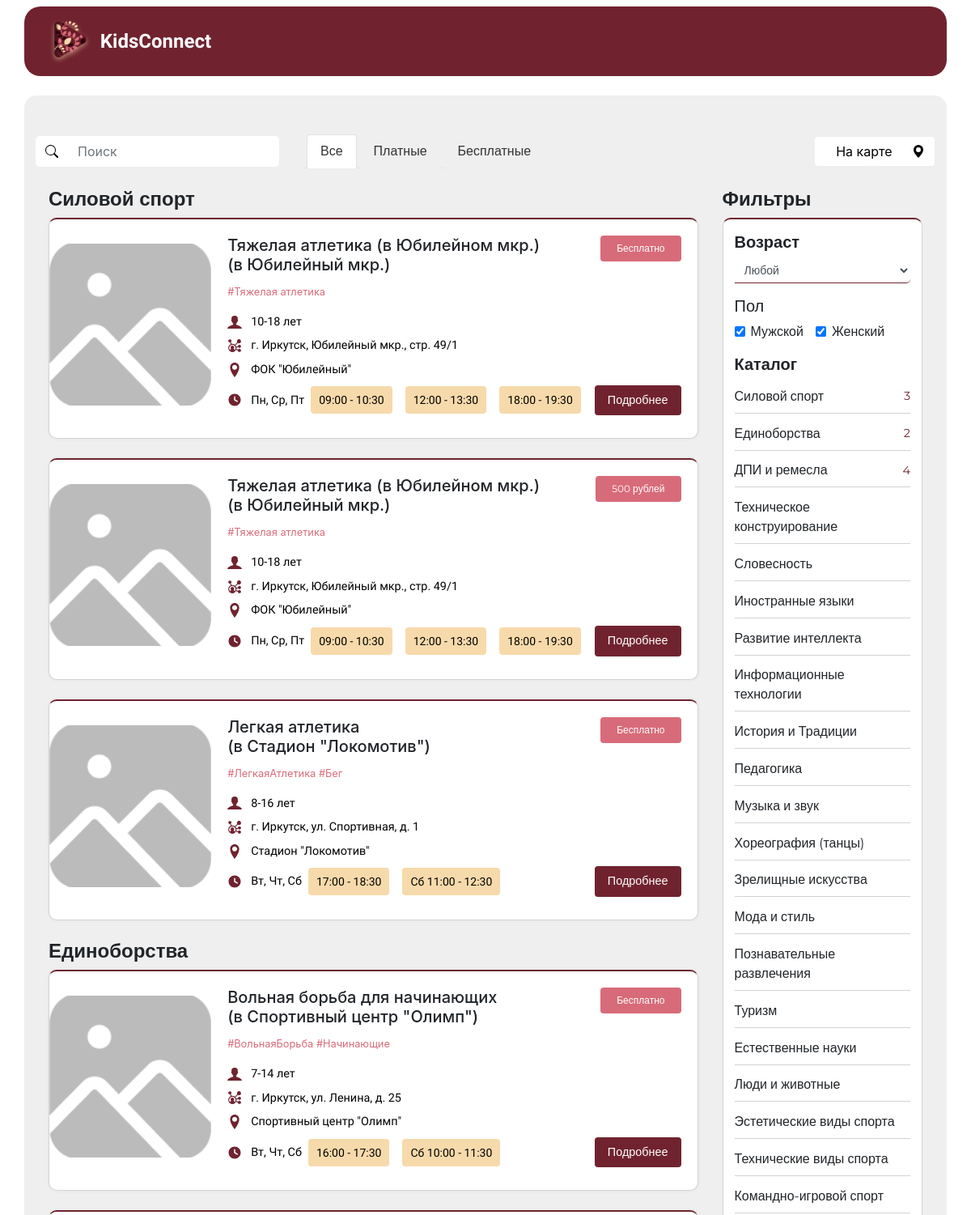
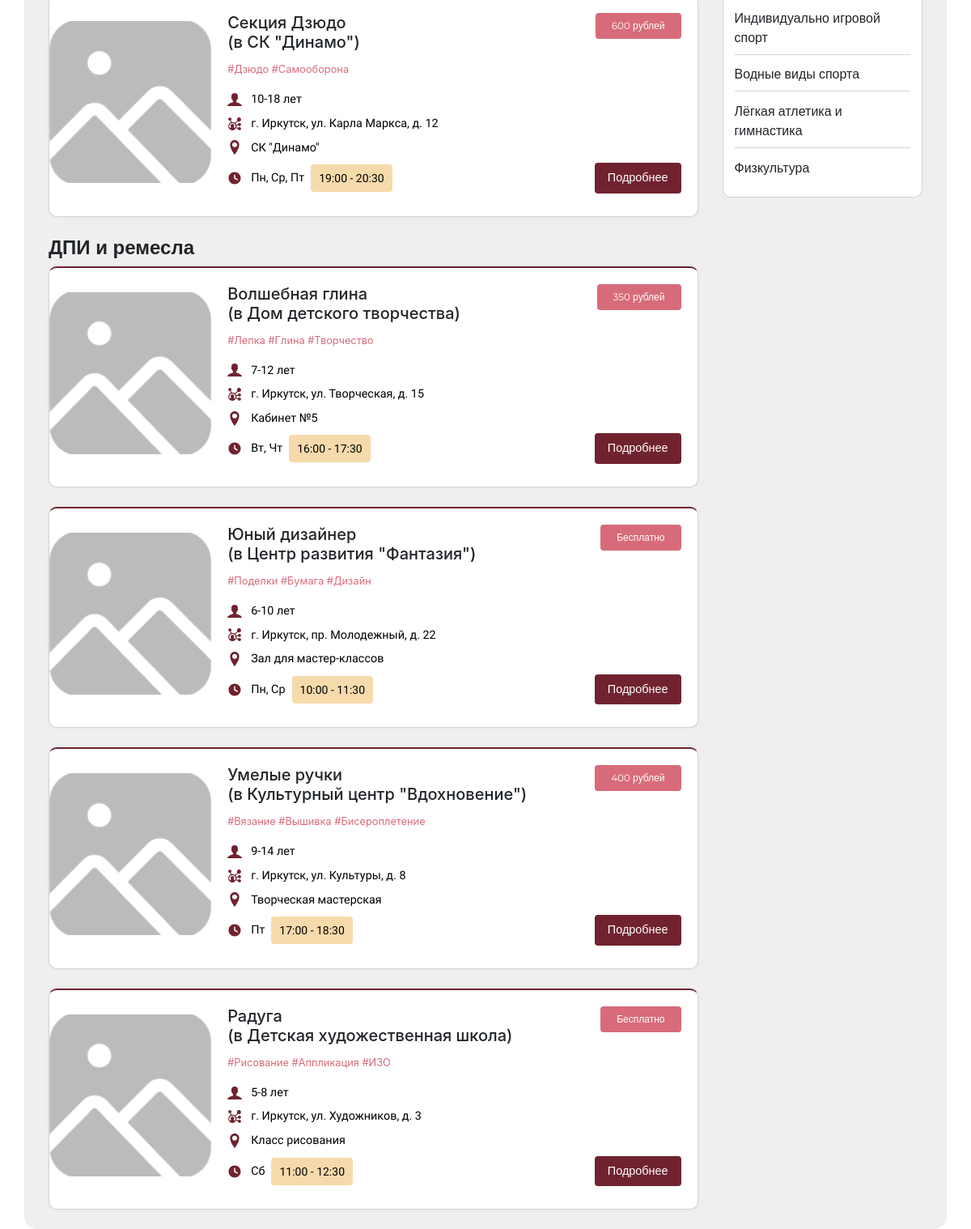
The app's page /practice/index.php with its own data (2 pictures, top to bottom).
### tables this page shows
CREATE TABLE `clubs` (
  `id` int NOT NULL,
  `category_id` int DEFAULT NULL,
  `title` varchar(255) NOT NULL,
  `location` varchar(255) DEFAULT NULL,
  `is_free` tinyint(1) DEFAULT '0',
  `price` varchar(255) DEFAULT NULL,
  `hashtag` varchar(255) DEFAULT NULL,
  `age_range` varchar(255) DEFAULT NULL,
  `address` varchar(255) DEFAULT NULL,
  `venue` varchar(255) DEFAULT NULL,
  `schedule_days` varchar(255) DEFAULT NULL,
  `schedule_times` text,
  `description` text,
  `image_path` varchar(255) DEFAULT NULL
);

### practice/index.php (the view, shortened to what the rows shown need)
<!DOCTYPE html>
<html lang="ru">
<head>
  <link rel="stylesheet" href="https://stackpath.bootstrapcdn.com/bootstrap/4.5.2/css/bootstrap.min.css">
  <link rel="stylesheet" href="css/fonts.css">
  <link rel="stylesheet" href="css/style.css">
</head>
<body>
  <main class="mt-4">
    <div class="container block">
      <section class="mt-4">
        <div class="container">
          <div class="row">
            <div class="col-md-9">
              <div class="card-block">
<?php
$db = mysqli_connect('MySQL-8.0', 'root', '', 'mybase');
$category_name = 'Силовой спорт';
$query = "SELECT c.* FROM clubs c
          JOIN categories cat ON c.category_id = cat.category_id
          WHERE cat.name = ?";
$stmt = mysqli_prepare($db, $query);
mysqli_stmt_bind_param($stmt, "s", $category_name);
mysqli_stmt_execute($stmt);
$result = mysqli_stmt_get_result($stmt);
if ($result) {
    if (mysqli_num_rows($result) > 0) {
        while ($club = mysqli_fetch_assoc($result)) {
            ?>
            <div class="row">
                <div class="col-md-12 mb-4">
                    <div class="card">
                        <div class="row no-gutters">
                            <div class="col-md-3">
                                <div class="card-img-wrapper">
                                    <img src="<?php echo htmlspecialchars($club['image_path']); ?>" class="card-img"
                                         alt="<?php echo htmlspecialchars($club['title']); ?>">
                                </div>
                            </div>
                            <div class="col-md-9">
                                <div class="card-body">
                                    <div class="d-flex justify-content-between align-items-start">
                                        <h5 class="card-title"><?php echo htmlspecialchars($club['title']); ?>
                                            <?php if (!empty($club['location'])): ?>
                                                <br>(в <?php echo htmlspecialchars($club['location']); ?>)
                                            <?php endif; ?>
                                        </h5>
                                        <?php if ($club['is_free']): ?>
                                            <span class="badge badge-success montserrat-regular">Бесплатно</span>
                                        <?php else: ?>
                                            <?php if ($club['price'] === 'Первое бесплатно'): ?>
                                                <span class="badge badge-warning montserrat-alternates-bold">Первое бесплатно</span>
                                            <?php elseif (!empty($club['price'])): ?>
                                                <span class="badge badge-success montserrat-regular">
                                                    <?php echo htmlspecialchars($club['price']); ?>
                                                </span>
                                            <?php endif; ?>
                                        <?php endif; ?>
                                    </div>
                                    <p class="card-text"><small class="text-muted hashtag"><?php echo htmlspecialchars($club['hashtag']); ?></small></p>
                                    <div class="card-info-block venue">
                                        <img src="img/1.svg" alt="Возраст">
                                        <span><?php echo htmlspecialchars($club['age_range']); ?></span>
                                    </div>
                                    <div class="card-info-block venue">
                                        <img src="img/2.svg" alt="Адрес">
                                        <span><?php echo htmlspecialchars($club['address']); ?></span>
                                    </div>
                                    <div class="card-info-block venue">
                                        <img src="img/3.svg" alt="Место проведения">
                                        <span><?php echo htmlspecialchars($club['venue']); ?></span>
                                    </div>
                                    <div class="card-info-block schedule">
                                        <img src="img/4.svg" alt="Расписание">
                                        <span><?php echo htmlspecialchars($club['schedule_days']); ?></span>
                                        <?php
                                        $schedule_times = explode("\n", $club['schedule_times']);
                                        foreach ($schedule_times as $time):
                                            $time = trim($time);
                                            if (!empty($time)):
                                                ?>
                                                <span class="badge time montserrat-regular"><?php echo htmlspecialchars($time); ?></span>
                                            <?php endif; ?>
                                        <?php endforeach; ?>
                                          <a href="club_details.php?id=<?php echo $club['id']; ?>" class="btn btn-outline-secondary card-link-button knopka">Подробнее</a>
                                    </div>
                                </div>
                            </div>
                        </div>
                    </div>
                </div>
            </div>
            <?php
        }
    } else {
        echo '<p>Нет кружков в категории "' . htmlspecialchars($category_name) . '".</p>';
    }
} else {
    echo "Ошибка выполнения запроса: " . mysqli_error($db);
}
?>
<?php
$db = mysqli_connect('MySQL-8.0', 'root', '', 'mybase');
$category_name = 'Единоборства';
$query = "SELECT c.* FROM clubs c
          JOIN categories cat ON c.category_id = cat.category_id
          WHERE cat.name = ?";
$stmt = mysqli_prepare($db, $query);
mysqli_stmt_bind_param($stmt, "s", $category_name);
mysqli_stmt_execute($stmt);
$result = mysqli_stmt_get_result($stmt);
if ($result) {
    if (mysqli_num_rows($result) > 0) {
        while ($club = mysqli_fetch_assoc($result)) {
            ?>
            <div class="row">
                <div class="col-md-12 mb-4">
                    <div class="card">
                        <div class="row no-gutters">
                            <div class="col-md-3">
                                <div class="card-img-wrapper">
                                    <img src="<?php echo htmlspecialchars($club['image_path']); ?>" class="card-img"
                                         alt="<?php echo htmlspecialchars($club['title']); ?>">
                                </div>
                            </div>
                            <div class="col-md-9">
                                <div class="card-body">
                                    <div class="d-flex justify-content-between align-items-start">
                                        <h5 class="card-title"><?php echo htmlspecialchars($club['title']); ?>
                                            <?php if (!empty($club['location'])): ?>
                                                <br>(в <?php echo htmlspecialchars($club['location']); ?>)
                                            <?php endif; ?>
                                        </h5>
                                        <?php if ($club['is_free']): ?>
                                            <span class="badge badge-success montserrat-regular">Бесплатно</span>
                                        <?php else: ?>
                                            <?php if ($club['price'] === 'Первое бесплатно'): ?>
                                                <span class="badge badge-warning montserrat-alternates-bold">Первое бесплатно</span>
                                            <?php elseif (!empty($club['price'])): ?>
                                                <span class="badge badge-success montserrat-regular">
                                                    <?php echo htmlspecialchars($club['price']); ?>
                                                </span>
                                            <?php endif; ?>
                                        <?php endif; ?>
                                    </div>
                                    <p class="card-text"><small class="text-muted hashtag"><?php echo htmlspecialchars($club['hashtag']); ?></small></p>
                                    <div class="card-info-block venue">
                                        <img src="img/1.svg" alt="Возраст">
                                        <span><?php echo htmlspecialchars($club['age_range']); ?></span>
                                    </div>
                                    <div class="card-info-block venue">
                                        <img src="img/2.svg" alt="Адрес">
                                        <span><?php echo htmlspecialchars($club['address']); ?></span>
                                    </div>
                                    <div class="card-info-block venue">
                                        <img src="img/3.svg" alt="Место проведения">
                                        <span><?php echo htmlspecialchars($club['venue']); ?></span>
                                    </div>
                                    <div class="card-info-block schedule">
                                        <img src="img/4.svg" alt="Расписание">
                                        <span><?php echo htmlspecialchars($club['schedule_days']); ?></span>
                                        <?php
                                        $schedule_times = explode("\n", $club['schedule_times']);
                                        foreach ($schedule_times as $time):
                                            $time = trim($time);
                                            if (!empty($time)):
                                                ?>
                                                <span class="badge time montserrat-regular"><?php echo htmlspecialchars($time); ?></span>
                                            <?php endif; ?>
                                        <?php endforeach; ?>
                                          <a href="club_details.php?id=<?php echo $club['id']; ?>" class="btn btn-outline-secondary card-link-button knopka">Подробнее</a>
                                    </div>
                                </div>
                            </div>
                        </div>
                    </div>
                </div>
            </div>
            <?php
        }
    } else {
        echo '<p>Нет кружков в категории "' . htmlspecialchars($category_name) . '".</p>';
    }
} else {
    echo "Ошибка выполнения запроса: " . mysqli_error($db);
}
?>
<?php
$db = mysqli_connect('MySQL-8.0', 'root', '', 'mybase');
$category_name = 'ДПИ и ремесла';
$query = "SELECT c.* FROM clubs c
          JOIN categories cat ON c.category_id = cat.category_id
          WHERE cat.name = ?";
$stmt = mysqli_prepare($db, $query);
mysqli_stmt_bind_param($stmt, "s", $category_name);
mysqli_stmt_execute($stmt);
$result = mysqli_stmt_get_result($stmt);
if ($result) {
    if (mysqli_num_rows($result) > 0) {
        while ($club = mysqli_fetch_assoc($result)) {
            ?>
            <div class="row">
                <div class="col-md-12 mb-4">
                    <div class="card">
                        <div class="row no-gutters">
                            <div class="col-md-3">
                                <div class="card-img-wrapper">
                                    <img src="<?php echo htmlspecialchars($club['image_path']); ?>" class="card-img"
                                         alt="<?php echo htmlspecialchars($club['title']); ?>">
                                </div>
                            </div>
                            <div class="col-md-9">
                                <div class="card-body">
                                    <div class="d-flex justify-content-between align-items-start">
                                        <h5 class="card-title"><?php echo htmlspecialchars($club['title']); ?>
                                            <?php if (!empty($club['location'])): ?>
                                                <br>(в <?php echo htmlspecialchars($club['location']); ?>)
                                            <?php endif; ?>
                                        </h5>
                                        <?php if ($club['is_free']): ?>
                                            <span class="badge badge-success montserrat-regular">Бесплатно</span>
                                        <?php else: ?>
                                            <?php if ($club['price'] === 'Первое бесплатно'): ?>
                                                <span class="badge badge-warning montserrat-alternates-bold">Первое бесплатно</span>
                                            <?php elseif (!empty($club['price'])): ?>
                                                <span class="badge badge-success montserrat-regular">
                                                    <?php echo htmlspecialchars($club['price']); ?>
                                                </span>
                                            <?php endif; ?>
                                        <?php endif; ?>
                                    </div>
                                    <p class="card-text"><small class="text-muted hashtag"><?php echo htmlspecialchars($club['hashtag']); ?></small></p>
                                    <div class="card-info-block venue">
                                        <img src="img/1.svg" alt="Возраст">
                                        <span><?php echo htmlspecialchars($club['age_range']); ?></span>
                                    </div>
                                    <div class="card-info-block venue">
                                        <img src="img/2.svg" alt="Адрес">
                                        <span><?php echo htmlspecialchars($club['address']); ?></span>
                                    </div>
                                    <div class="card-info-block venue">
                                        <img src="img/3.svg" alt="Место проведения">
                                        <span><?php echo htmlspecialchars($club['venue']); ?></span>
                                    </div>
                                    <div class="card-info-block schedule">
                                        <img src="img/4.svg" alt="Расписание">
                                        <span><?php echo htmlspecialchars($club['schedule_days']); ?></span>
                                        <?php
                                        $schedule_times = explode("\n", $club['schedule_times']);
                                        foreach ($schedule_times as $time):
                                            $time = trim($time);
                                            if (!empty($time)):
                                                ?>
                                                <span class="badge time montserrat-regular"><?php echo htmlspecialchars($time); ?></span>
                                            <?php endif; ?>
                                        <?php endforeach; ?>
                                          <a href="club_details.php?id=<?php echo $club['id']; ?>" class="btn btn-outline-secondary card-link-button knopka">Подробнее</a>
                                    </div>
                                </div>
                            </div>
                        </div>
                    </div>
                </div>
            </div>
            <?php
        }
    } else {
        echo '<p>Нет кружков в категории "' . htmlspecialchars($category_name) . '".</p>';
    }
} else {
    echo "Ошибка выполнения запроса: " . mysqli_error($db);
}
?>
              </div>
            </div>
          </div>
        </div>
      </section>
    </div>
  </main>
</body>
</html>

### records on screen
clubs: image_path (picture), title "Тяжелая атлетика (в Юбилейном мкр.)", location "Юбилейный мкр.", is_free "Бесплатно", hashtag "#Тяжелая атлетика", age_range "10-18 лет", address "г. Иркутск, Юбилейный мкр., стр. 49/1", venue "ФОК \"Юбилейный\"", schedule_days "Пн, Ср, Пт", schedule_times "09:00 - 10:30", schedule_times "12:00 - 13:30", schedule_times "18:00 - 19:30"
clubs: image_path (picture), title "Тяжелая атлетика (в Юбилейном мкр.)", location "Юбилейный мкр.", price "500 рублей", hashtag "#Тяжелая атлетика", age_range "10-18 лет", address "г. Иркутск, Юбилейный мкр., стр. 49/1", venue "ФОК \"Юбилейный\"", schedule_days "Пн, Ср, Пт", schedule_times "09:00 - 10:30", schedule_times "12:00 - 13:30", schedule_times "18:00 - 19:30"
clubs: image_path (picture), title "Легкая атлетика", location "Стадион \"Локомотив\"", is_free "Бесплатно", hashtag "#ЛегкаяАтлетика #Бег", age_range "8-16 лет", address "г. Иркутск, ул. Спортивная, д. 1", venue "Стадион \"Локомотив\"", schedule_days "Вт, Чт, Сб", schedule_times "17:00 - 18:30", schedule_times "Сб 11:00 - 12:30"
clubs: image_path (picture), title "Вольная борьба для начинающих", location "Спортивный центр \"Олимп\"", is_free "Бесплатно", hashtag "#ВольнаяБорьба #Начинающие", age_range "7-14 лет", address "г. Иркутск, ул. Ленина, д. 25", venue "Спортивный центр \"Олимп\"", schedule_days "Вт, Чт, Сб", schedule_times "16:00 - 17:30", schedule_times "Сб 10:00 - 11:30"
clubs: image_path (picture), title "Секция Дзюдо", location "СК \"Динамо\"", price "600 рублей", hashtag "#Дзюдо #Самооборона", age_range "10-18 лет", address "г. Иркутск, ул. Карла Маркса, д. 12", venue "СК \"Динамо\"", schedule_days "Пн, Ср, Пт", schedule_times "19:00 - 20:30"
clubs: image_path (picture), title "Волшебная глина", location "Дом детского творчества", price "350 рублей", hashtag "#Лепка #Глина #Творчество", age_range "7-12 лет", address "г. Иркутск, ул. Творческая, д. 15", venue "Кабинет №5", schedule_days "Вт, Чт", schedule_times "16:00 - 17:30"
clubs: image_path (picture), title "Юный дизайнер", location "Центр развития \"Фантазия\"", is_free "Бесплатно", hashtag "#Поделки #Бумага #Дизайн", age_range "6-10 лет", address "г. Иркутск, пр. Молодежный, д. 22", venue "Зал для мастер-классов", schedule_days "Пн, Ср", schedule_times "10:00 - 11:30"
clubs: image_path (picture), title "Умелые ручки", location "Культурный центр \"Вдохновение\"", price "400 рублей", hashtag "#Вязание #Вышивка #Бисероплетение", age_range "9-14 лет", address "г. Иркутск, ул. Культуры, д. 8", venue "Творческая мастерская", schedule_days "Пт", schedule_times "17:00 - 18:30"
clubs: image_path (picture), title "Радуга", location "Детская художественная школа", is_free "Бесплатно", hashtag "#Рисование #Аппликация #ИЗО", age_range "5-8 лет", address "г. Иркутск, ул. Художников, д. 3", venue "Класс рисования", schedule_days "Сб", schedule_times "11:00 - 12:30"

### other values on screen
$category_name "Силовой спорт"
$category_name "Единоборства"
$category_name "ДПИ и ремесла"
